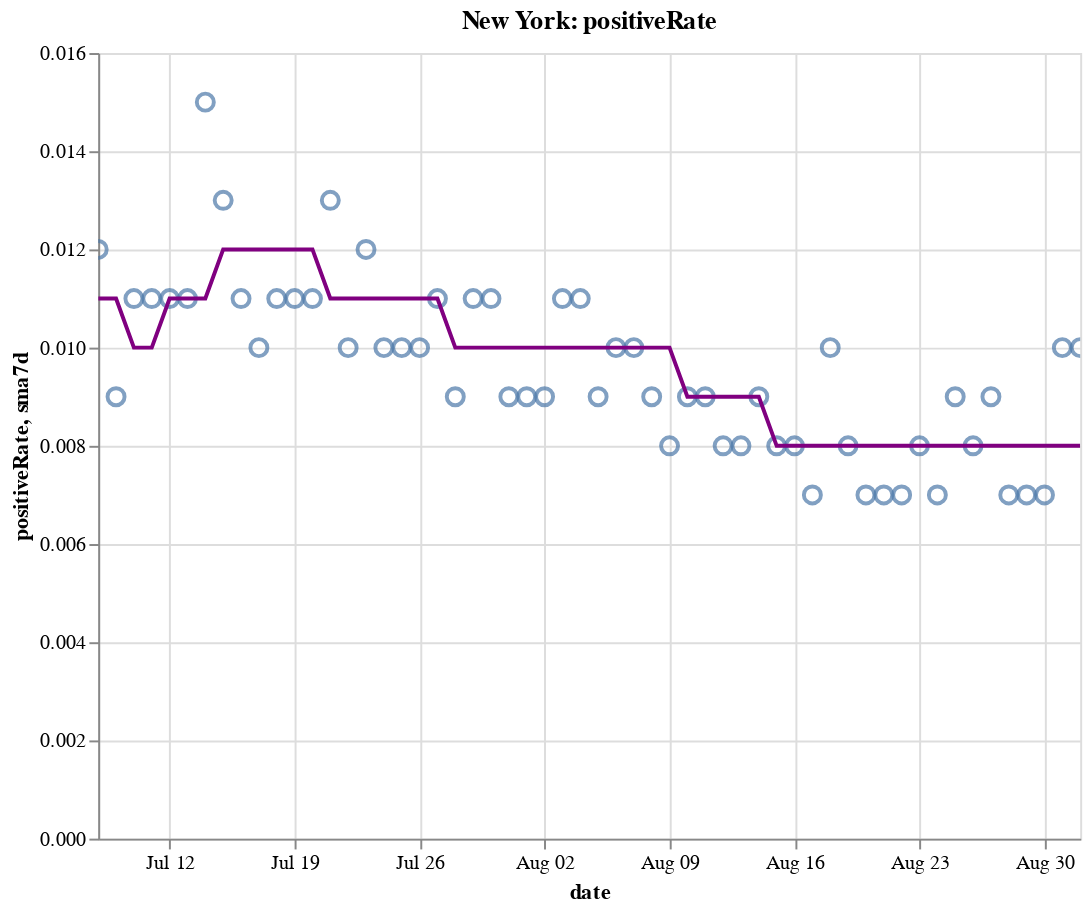

This figure's notebook cell:
### Code cell
create_plot(ny, 'positiveRate')

### Figure 1 — Vega-Lite specification as saved in the notebook (floating-point values rounded to 4 significant figures)
{"config": {"view": {"continuousWidth": 400, "continuousHeight": 300}}, "layer": [{"layer": [{"mark": {"type": "point", "size": 75}, "encoding": {"tooltip": [{"type": "temporal", "field": "date"}, {"type": "quantitative", "field": "positiveRate"}, {"type": "quantitative", "field": "sma7d"}], "x": {"type": "temporal", "field": "date"}, "y": {"type": "quantitative", "field": "positiveRate"}}, "selection": {"selector010": {"type": "interval", "bind": "scales", "encodings": ["x", "y"]}}}, {"mark": {"type": "line", "color": "purple"}, "encoding": {"x": {"type": "temporal", "field": "date"}, "y": {"type": "quantitative", "field": "sma7d"}}}]}, {"mark": {"type": "rule", "color": "#aaa"}, "encoding": {"x": {"type": "temporal", "field": "date"}}, "transform": [{"filter": {"selection": "selector009"}}]}, {"mark": "circle", "encoding": {"opacity": {"condition": {"value": 1, "selection": "selector009"}, "value": 0}, "tooltip": [{"type": "temporal", "field": "date"}, {"type": "quantitative", "field": "positiveRate"}, {"type": "quantitative", "field": "sma7d"}], "x": {"type": "temporal", "field": "date"}, "y": {"type": "quantitative", "field": "positiveRate"}}, "selection": {"selector009": {"type": "single", "encodings": ["x"], "on": "mouseover", "nearest": true, "empty": "none"}}}, {"mark": {"type": "text", "align": "left", "dx": 5, "dy": -5, "stroke": "white", "strokeWidth": 2}, "encoding": {"text": {"type": "quantitative", "field": "positiveRate"}, "tooltip": [{"type": "temporal", "field": "date"}, {"type": "quantitative", "field": "positiveRate"}, {"type": "quantitative", "field": "sma7d"}], "x": {"type": "temporal", "field": "date"}, "y": {"type": "quantitative", "field": "positiveRate"}}, "transform": [{"filter": {"selection": "selector009"}}]}, {"mark": {"type": "text", "align": "left", "dx": 5, "dy": -5}, "encoding": {"text": {"type": "quantitative", "field": "positiveRate"}, "tooltip": [{"type": "temporal", "field": "date"}, {"type": "quantitative", "field": "positiveRate"}, {"type": "quantitative", "field": "sma7d"}], "x": {"type": "temporal", "field": "date"}, "y": {"type": "quantitative", "field": "positiveRate"}}, "transform": [{"filter": {"selection": "selector009"}}]}], "data": {"name": "data-11675b7465fa76f02fecbfa61d6a446d"}, "height": 400, "title": "New York: positiveRate", "width": 500, "$schema": "https://vega.github.io/schema/vega-lite/v4.8.1.json", "datasets": {"data-11675b7465fa76f02fecbfa61d6a446d": [{"date": "2020-07-08T00:00:00", "totalTestResultsIncrease": 57580.0, "positiveIncrease": 692.0, "death": 24940.0, "deathIncrease": 20.0, "positiveRate": 0.012, "state": "New York", "sma7d": 0.011}, {"date": "2020-07-09T00:00:00", "totalTestResultsIncrease": 65560.0, "positiveIncrease": 584.0, "death": 24960.0, "deathIncrease": 15.0, "positiveRate": 0.009, "state": "New York", "sma7d": 0.011}, {"date": "2020-07-10T00:00:00", "totalTestResultsIncrease": 73560.0, "positiveIncrease": 786.0, "death": 24970.0, "deathIncrease": 9.0, "positiveRate": 0.011, "state": "New York", "sma7d": 0.01}, {"date": "2020-07-11T00:00:00", "totalTestResultsIncrease": 69200.0, "positiveIncrease": 730.0, "death": 24970.0, "deathIncrease": 6.0, "positiveRate": 0.011, "state": "New York", "sma7d": 0.01}, {"date": "2020-07-12T00:00:00", "totalTestResultsIncrease": 62420.0, "positiveIncrease": 677.0, "death": 24980.0, "deathIncrease": 5.0, "positiveRate": 0.011, "state": "New York", "sma7d": 0.011}, {"date": "2020-07-13T00:00:00", "totalTestResultsIncrease": 51690.0, "positiveIncrease": 557.0, "death": 24990.0, "deathIncrease": 10.0, "positiveRate": 0.011, "state": "New York", "sma7d": 0.011}, {"date": "2020-07-14T00:00:00", "totalTestResultsIncrease": 60040.0, "positiveIncrease": 912.0, "death": 24990.0, "deathIncrease": 5.0, "positiveRate": 0.015, "state": "New York", "sma7d": 0.011}, {"date": "2020-07-15T00:00:00", "totalTestResultsIncrease": 63600.0, "positiveIncrease": 831.0, "death": 25000.0, "deathIncrease": 9.0, "positiveRate": 0.013, "state": "New York", "sma7d": 0.012}, {"date": "2020-07-16T00:00:00", "totalTestResultsIncrease": 72680.0, "positiveIncrease": 769.0, "death": 25010.0, "deathIncrease": 11.0, "positiveRate": 0.011, "state": "New York", "sma7d": 0.012}, {"date": "2020-07-17T00:00:00", "totalTestResultsIncrease": 78240.0, "positiveIncrease": 776.0, "death": 25020.0, "deathIncrease": 10.0, "positiveRate": 0.01, "state": "New York", "sma7d": 0.012}, {"date": "2020-07-18T00:00:00", "totalTestResultsIncrease": 69820.0, "positiveIncrease": 754.0, "death": 25040.0, "deathIncrease": 11.0, "positiveRate": 0.011, "state": "New York", "sma7d": 0.012}, {"date": "2020-07-19T00:00:00", "totalTestResultsIncrease": 46200.0, "positiveIncrease": 502.0, "death": 25050.0, "deathIncrease": 13.0, "positiveRate": 0.011, "state": "New York", "sma7d": 0.012}, {"date": "2020-07-20T00:00:00", "totalTestResultsIncrease": 49340.0, "positiveIncrease": 519.0, "death": 25060.0, "deathIncrease": 8.0, "positiveRate": 0.011, "state": "New York", "sma7d": 0.012}, {"date": "2020-07-21T00:00:00", "totalTestResultsIncrease": 66170.0, "positiveIncrease": 855.0, "death": 25060.0, "deathIncrease": 2.0, "positiveRate": 0.013, "state": "New York", "sma7d": 0.011}, {"date": "2020-07-22T00:00:00", "totalTestResultsIncrease": 67660.0, "positiveIncrease": 705.0, "death": 25070.0, "deathIncrease": 10.0, "positiveRate": 0.01, "state": "New York", "sma7d": 0.011}, {"date": "2020-07-23T00:00:00", "totalTestResultsIncrease": 69700.0, "positiveIncrease": 811.0, "death": 25080.0, "deathIncrease": 13.0, "positiveRate": 0.012, "state": "New York", "sma7d": 0.011}, {"date": "2020-07-24T00:00:00", "totalTestResultsIncrease": 76510.0, "positiveIncrease": 753.0, "death": 25090.0, "deathIncrease": 9.0, "positiveRate": 0.01, "state": "New York", "sma7d": 0.011}, {"date": "2020-07-25T00:00:00", "totalTestResultsIncrease": 71470.0, "positiveIncrease": 750.0, "death": 25100.0, "deathIncrease": 13.0, "positiveRate": 0.01, "state": "New York", "sma7d": 0.011}, {"date": "2020-07-26T00:00:00", "totalTestResultsIncrease": 53570.0, "positiveIncrease": 536.0, "death": 25110.0, "deathIncrease": 3.0, "positiveRate": 0.01, "state": "New York", "sma7d": 0.011}, {"date": "2020-07-27T00:00:00", "totalTestResultsIncrease": 57270.0, "positiveIncrease": 608.0, "death": 25120.0, "deathIncrease": 11.0, "positiveRate": 0.011, "state": "New York", "sma7d": 0.011}, {"date": "2020-07-28T00:00:00", "totalTestResultsIncrease": 57400.0, "positiveIncrease": 534.0, "death": 25130.0, "deathIncrease": 9.0, "positiveRate": 0.009, "state": "New York", "sma7d": 0.01}, {"date": "2020-07-29T00:00:00", "totalTestResultsIncrease": 62280.0, "positiveIncrease": 715.0, "death": 25130.0, "deathIncrease": 6.0, "positiveRate": 0.011, "state": "New York", "sma7d": 0.01}, {"date": "2020-07-30T00:00:00", "totalTestResultsIncrease": 73550.0, "positiveIncrease": 777.0, "death": 25140.0, "deathIncrease": 13.0, "positiveRate": 0.011, "state": "New York", "sma7d": 0.01}, {"date": "2020-07-31T00:00:00", "totalTestResultsIncrease": 68870.0, "positiveIncrease": 644.0, "death": 25150.0, "deathIncrease": 5.0, "positiveRate": 0.009, "state": "New York", "sma7d": 0.01}, {"date": "2020-08-01T00:00:00", "totalTestResultsIncrease": 82740.0, "positiveIncrease": 753.0, "death": 25160.0, "deathIncrease": 14.0, "positiveRate": 0.009, "state": "New York", "sma7d": 0.01}, {"date": "2020-08-02T00:00:00", "totalTestResultsIncrease": 58960.0, "positiveIncrease": 531.0, "death": 25170.0, "deathIncrease": 6.0, "positiveRate": 0.009, "state": "New York", "sma7d": 0.01}, {"date": "2020-08-03T00:00:00", "totalTestResultsIncrease": 51840.0, "positiveIncrease": 545.0, "death": 25170.0, "deathIncrease": 2.0, "positiveRate": 0.011, "state": "New York", "sma7d": 0.01}, {"date": "2020-08-04T00:00:00", "totalTestResultsIncrease": 70990.0, "positiveIncrease": 746.0, "death": 25180.0, "deathIncrease": 3.0, "positiveRate": 0.011, "state": "New York", "sma7d": 0.01}, {"date": "2020-08-05T00:00:00", "totalTestResultsIncrease": 72670.0, "positiveIncrease": 636.0, "death": 25180.0, "deathIncrease": 4.0, "positiveRate": 0.009, "state": "New York", "sma7d": 0.01}, {"date": "2020-08-06T00:00:00", "totalTestResultsIncrease": 72370.0, "positiveIncrease": 703.0, "death": 25180.0, "deathIncrease": 6.0, "positiveRate": 0.01, "state": "New York", "sma7d": 0.01}, {"date": "2020-08-07T00:00:00", "totalTestResultsIncrease": 70170.0, "positiveIncrease": 714.0, "death": 25190.0, "deathIncrease": 5.0, "positiveRate": 0.01, "state": "New York", "sma7d": 0.01}, {"date": "2020-08-08T00:00:00", "totalTestResultsIncrease": 74860.0, "positiveIncrease": 703.0, "death": 25200.0, "deathIncrease": 5.0, "positiveRate": 0.009, "state": "New York", "sma7d": 0.01}, {"date": "2020-08-09T00:00:00", "totalTestResultsIncrease": 65810.0, "positiveIncrease": 515.0, "death": 25200.0, "deathIncrease": 7.0, "positiveRate": 0.008, "state": "New York", "sma7d": 0.01}, {"date": "2020-08-10T00:00:00", "totalTestResultsIncrease": 54000.0, "positiveIncrease": 476.0, "death": 25200.0, "deathIncrease": 2.0, "positiveRate": 0.009, "state": "New York", "sma7d": 0.009}, {"date": "2020-08-11T00:00:00", "totalTestResultsIncrease": 77060.0, "positiveIncrease": 667.0, "death": 25210.0, "deathIncrease": 7.0, "positiveRate": 0.009, "state": "New York", "sma7d": 0.009}, {"date": "2020-08-12T00:00:00", "totalTestResultsIncrease": 87780.0, "positiveIncrease": 700.0, "death": 25220.0, "deathIncrease": 7.0, "positiveRate": 0.008, "state": "New York", "sma7d": 0.009}, {"date": "2020-08-13T00:00:00", "totalTestResultsIncrease": 87900.0, "positiveIncrease": 737.0, "death": 25230.0, "deathIncrease": 10.0, "positiveRate": 0.008, "state": "New York", "sma7d": 0.009}, {"date": "2020-08-14T00:00:00", "totalTestResultsIncrease": 85460.0, "positiveIncrease": 727.0, "death": 25230.0, "deathIncrease": 4.0, "positiveRate": 0.009, "state": "New York", "sma7d": 0.009}, {"date": "2020-08-15T00:00:00", "totalTestResultsIncrease": 88670.0, "positiveIncrease": 734.0, "death": 25240.0, "deathIncrease": 12.0, "positiveRate": 0.008, "state": "New York", "sma7d": 0.008}, {"date": "2020-08-16T00:00:00", "totalTestResultsIncrease": 77690.0, "positiveIncrease": 607.0, "death": 25250.0, "deathIncrease": 6.0, "positiveRate": 0.008, "state": "New York", "sma7d": 0.008}, {"date": "2020-08-17T00:00:00", "totalTestResultsIncrease": 56890.0, "positiveIncrease": 408.0, "death": 25260.0, "deathIncrease": 6.0, "positiveRate": 0.007, "state": "New York", "sma7d": 0.008}, {"date": "2020-08-18T00:00:00", "totalTestResultsIncrease": 66890.0, "positiveIncrease": 655.0, "death": 25260.0, "deathIncrease": 8.0, "positiveRate": 0.01, "state": "New York", "sma7d": 0.008}, {"date": "2020-08-19T00:00:00", "totalTestResultsIncrease": 80420.0, "positiveIncrease": 631.0, "death": 25270.0, "deathIncrease": 6.0, "positiveRate": 0.008, "state": "New York", "sma7d": 0.008}, {"date": "2020-08-20T00:00:00", "totalTestResultsIncrease": 80980.0, "positiveIncrease": 601.0, "death": 25280.0, "deathIncrease": 5.0, "positiveRate": 0.007, "state": "New York", "sma7d": 0.008}, {"date": "2020-08-21T00:00:00", "totalTestResultsIncrease": 98880.0, "positiveIncrease": 709.0, "death": 25280.0, "deathIncrease": 3.0, "positiveRate": 0.007, "state": "New York", "sma7d": 0.008}, {"date": "2020-08-22T00:00:00", "totalTestResultsIncrease": 94850.0, "positiveIncrease": 653.0, "death": 25280.0, "deathIncrease": 4.0, "positiveRate": 0.007, "state": "New York", "sma7d": 0.008}, {"date": "2020-08-23T00:00:00", "totalTestResultsIncrease": 74040.0, "positiveIncrease": 572.0, "death": 25290.0, "deathIncrease": 6.0, "positiveRate": 0.008, "state": "New York", "sma7d": 0.008}, {"date": "2020-08-24T00:00:00", "totalTestResultsIncrease": 62030.0, "positiveIncrease": 408.0, "death": 25300.0, "deathIncrease": 7.0, "positiveRate": 0.007, "state": "New York", "sma7d": 0.008}, {"date": "2020-08-25T00:00:00", "totalTestResultsIncrease": 67260.0, "positiveIncrease": 629.0, "death": 25300.0, "deathIncrease": 2.0, "positiveRate": 0.009, "state": "New York", "sma7d": 0.008}, {"date": "2020-08-26T00:00:00", "totalTestResultsIncrease": 71190.0, "positiveIncrease": 566.0, "death": 25300.0, "deathIncrease": 8.0, "positiveRate": 0.008, "state": "New York", "sma7d": 0.008}, {"date": "2020-08-27T00:00:00", "totalTestResultsIncrease": 83440.0, "positiveIncrease": 791.0, "death": 25310.0, "deathIncrease": 4.0, "positiveRate": 0.009, "state": "New York", "sma7d": 0.008}, {"date": "2020-08-28T00:00:00", "totalTestResultsIncrease": 97830.0, "positiveIncrease": 636.0, "death": 25310.0, "deathIncrease": 3.0, "positiveRate": 0.007, "state": "New York", "sma7d": 0.008}, {"date": "2020-08-29T00:00:00", "totalTestResultsIncrease": 93870.0, "positiveIncrease": 635.0, "death": 25320.0, "deathIncrease": 7.0, "positiveRate": 0.007, "state": "New York", "sma7d": 0.008}, {"date": "2020-08-30T00:00:00", "totalTestResultsIncrease": 100000.0, "positiveIncrease": 698.0, "death": 25330.0, "deathIncrease": 8.0, "positiveRate": 0.007, "state": "New York", "sma7d": 0.008}, {"date": "2020-08-31T00:00:00", "totalTestResultsIncrease": 66240.0, "positiveIncrease": 656.0, "death": 25330.0, "deathIncrease": 1.0, "positiveRate": 0.01, "state": "New York", "sma7d": 0.008}, {"date": "2020-09-01T00:00:00", "totalTestResultsIncrease": 77000.0, "positiveIncrease": 754.0, "death": 25330.0, "deathIncrease": 3.0, "positiveRate": 0.01, "state": "New York", "sma7d": 0.008}]}}
